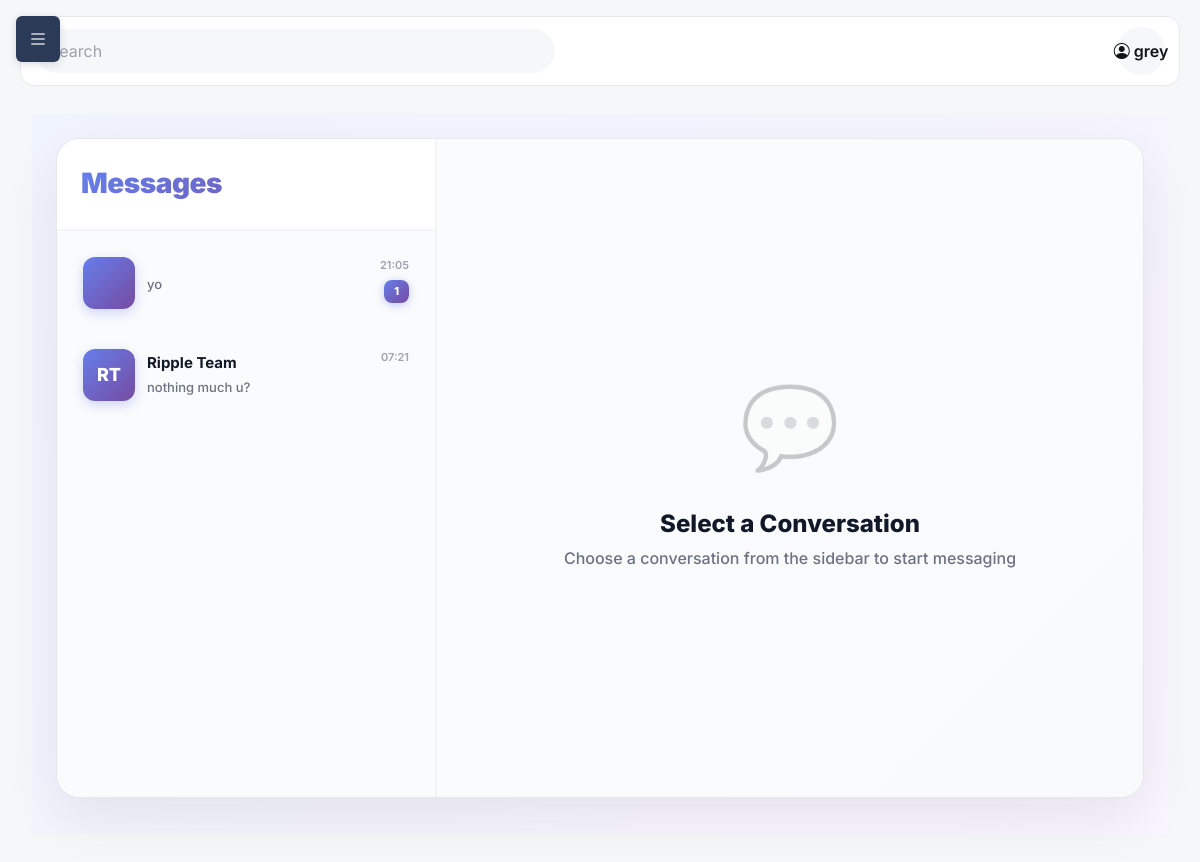
The page /chat/messages/ (signed in) on the database as committed earlier.
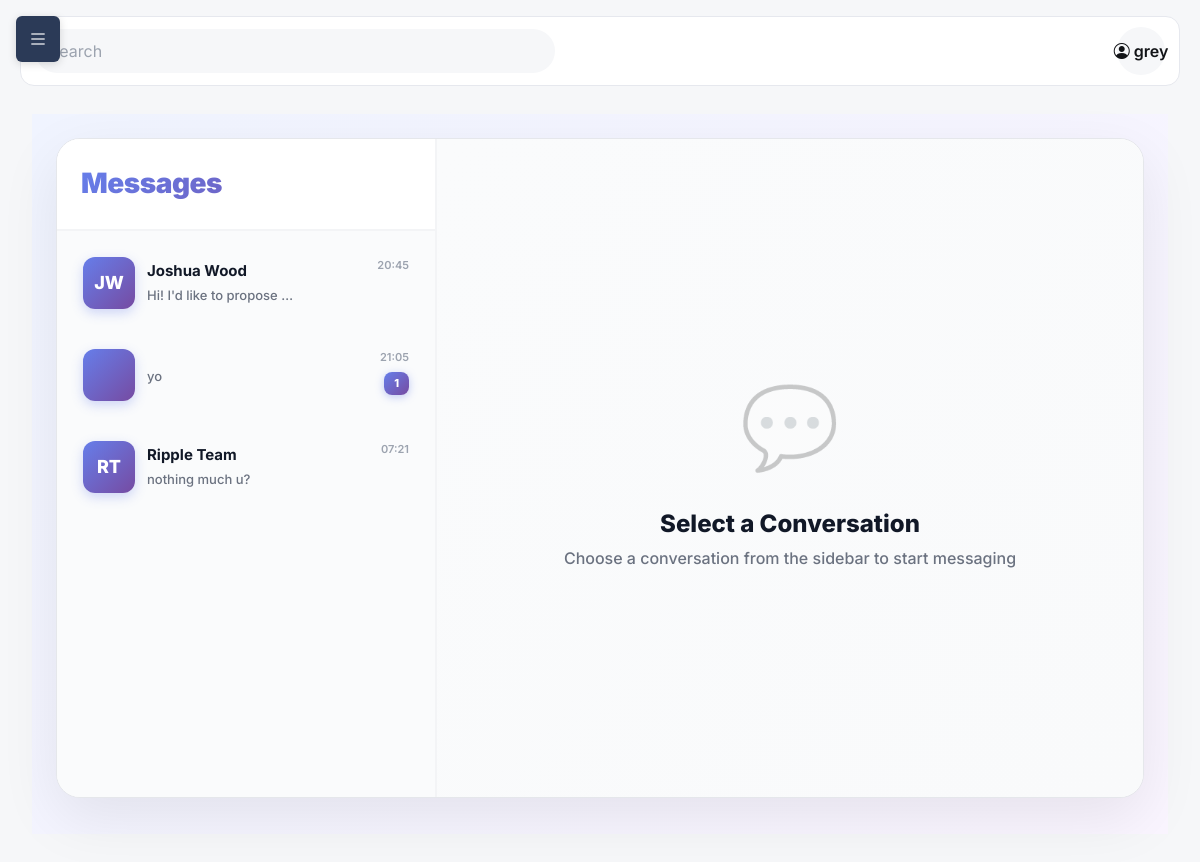
The same page on the database as committed later.
### chat/models.py (models this page shows, shortened)
class Conversation(models.Model):
    participants = models.ManyToManyField(
        settings.AUTH_USER_MODEL,
        related_name='conversations'
    )
    created_at = models.DateTimeField(auto_now_add=True)
    updated_at = models.DateTimeField(auto_now=True)
    is_active = models.BooleanField(default=True)
    class Meta:
        ordering = ['-updated_at']
        indexes = [
            models.Index(fields=['-updated_at']),
        ]
    def get_other_participant(self, user):
        return self.participants.exclude(id=user.id).first()
    def get_latest_message(self):
        return self.messages.order_by('-timestamp').first()

class Message(models.Model):
    MESSAGE_TYPES = [
        ('text', 'Text'),
        ('image', 'Image'),
        ('file', 'File'),
    ]
    conversation = models.ForeignKey(
        Conversation,
        on_delete=models.CASCADE,
        related_name='messages'
    )
    sender = models.ForeignKey(
        settings.AUTH_USER_MODEL,
        on_delete=models.CASCADE,
        related_name='sent_messages'
    )
    content = models.TextField()
    message_type = models.CharField(
        max_length=20,
        choices=MESSAGE_TYPES,
        default='text'
    )
    timestamp = models.DateTimeField(auto_now_add=True)
    is_read = models.BooleanField(default=False)  # Deprecated - use MessageStatus instead
    class Meta:
        ordering = ['timestamp']
        indexes = [
            models.Index(fields=['conversation', '-timestamp']),
            models.Index(fields=['conversation', 'sender']),
        ]

### chat/views.py (the view, shortened to what this page needs)
# urls.py: path('messages/', views.messages_page, name='messages'),
@login_required
def messages_page(request):
    other_user = None
    conversations = Conversation.objects.filter(
        participants=request.user
    ).prefetch_related(
        'participants',
        Prefetch(
            'messages',
            queryset=Message.objects.select_related('sender').order_by('-timestamp')[:1],
            to_attr='latest_messages'
        )
    ).distinct()
    conversation_id = request.GET.get('conversation')
    selected_conversation = None
    messages = []
    page_obj = None
    last_message_id = 0
    for conv in conversations:
        conv.unread_count = MessageStatus.objects.filter(
            message__conversation=conv,
            user=request.user,
            is_read=False
        ).exclude(
            message__sender=request.user
        ).count()
        conv.other_user = conv.get_other_participant(request.user)
        conv.latest_message = conv.get_latest_message()
    context = {
        'conversations': conversations,
        'selected_conversation': selected_conversation,
        'messages': messages,
        'page_obj': page_obj,
        'last_message_id': last_message_id,
        'other_user': selected_conversation.get_other_participant(request.user) if selected_conversation else None,
    }
    return render(request, 'chat/messages.html', context)

### skills/templatetags/skills_tags.py (called while the page is built)
@register.simple_tag(takes_context=True)
def pending_trade_offers_count(context):
    request = context.get('request')
    if not request or not request.user.is_authenticated:
        return 0
    return ClassTradeOffer.objects.filter(
        receiver=request.user,
        status=ClassTradeOffer.PENDING
    ).count()

### chat/templates/chat/messages.html (shortened to what the changed rows need)
{% extends 'base.html' %}
{% block content %}
<div class="messages-page">
    <div class="messages-container">
        <div class="conversations-sidebar">
            <div class="conversations-header">
                <h2>Messages</h2>
            </div>
            <div class="conversations-list">
                {% if conversations %}
                    {% for conversation in conversations %}
                    <a href="?conversation={{ conversation.id }}"
                       class="conversation-item {% if selected_conversation.id == conversation.id %}active{% endif %}">
                        <div class="conversation-user">
                            <div class="conversation-avatar">
                                {{ conversation.other_user.first_name|first|upper }}{{ conversation.other_user.last_name|first|upper }}
                            </div>
                            <div class="conversation-info">
                                <div class="conversation-name">
                                    {{ conversation.other_user.first_name }} {{ conversation.other_user.last_name }}
                                </div>
                                {% if conversation.latest_message %}
                                <div class="conversation-preview">
                                    {{ conversation.latest_message.content|truncatewords:5 }}
                                </div>
                                {% endif %}
                            </div>
                            <div class="conversation-meta">
                                {% if conversation.latest_message %}
                                <div class="conversation-time">
                                    {{ conversation.latest_message.timestamp|date:"H:i" }}
                                </div>
                                {% endif %}
                                {% if conversation.unread_count > 0 %}
                                <span class="unread-badge">{{ conversation.unread_count }}</span>
                                {% endif %}
                            </div>
                        </div>
                    </a>
                    {% endfor %}
                {% else %}
                    <div class="empty-state">
                        <div class="empty-state-icon">💬</div>
                        <p>No conversations yet</p>
                        <p style="font-size: 13px; margin-top: 8px; opacity: 0.7;">Start messaging other users!</p>
                    </div>
                {% endif %}
            </div>
        </div>
    </div>
</div>
{% endblock %}

Rows that differ between the two databases and show on the page:
added Conversation: other_user.first_name|first "J", other_user.last_name|first "W", other_user.first_name "Joshua", other_user.last_name "Wood", latest_message.content "Hi! I'd like to propose …", latest_message.timestamp "20:45"
